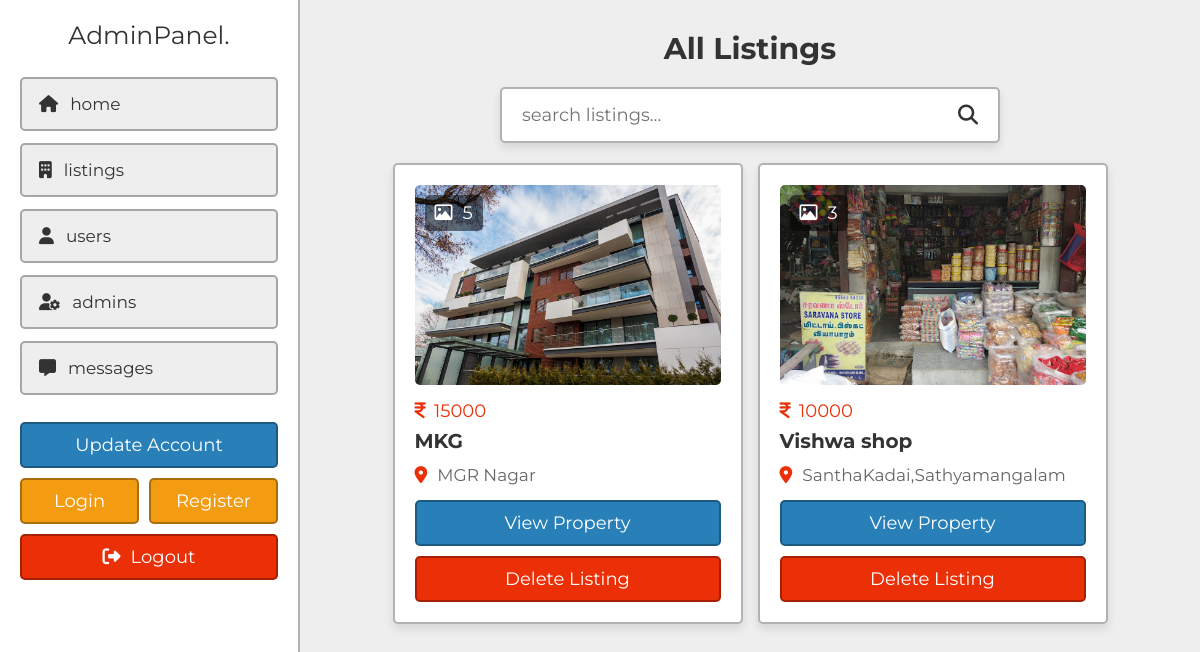
/project/admin/listings.php (signed in), run on the app's committed database.
### tables this page shows
CREATE TABLE `property` (
  `id` varchar(20) NOT NULL,
  `user_id` varchar(20) NOT NULL,
  `property_name` varchar(50) NOT NULL,
  `address` varchar(100) NOT NULL,
  `map_link` varchar(500) NOT NULL,
  `price` varchar(10) NOT NULL,
  `type` varchar(10) NOT NULL,
  `offer` varchar(10) NOT NULL,
  `status` varchar(50) NOT NULL,
  `furnished` varchar(50) NOT NULL,
  `bhk` varchar(10) NOT NULL,
  `deposite` varchar(10) NOT NULL,
  `bedroom` varchar(10) NOT NULL,
  `bathroom` varchar(10) NOT NULL,
  `balcony` varchar(10) NOT NULL,
  `carpet` varchar(10) NOT NULL,
  `age` varchar(2) NOT NULL,
  `total_floors` varchar(2) NOT NULL,
  `room_floor` varchar(2) NOT NULL,
  `loan` varchar(50) NOT NULL,
  `lift` varchar(3) NOT NULL DEFAULT 'no',
  `security_guard` varchar(3) NOT NULL DEFAULT 'no',
  `play_ground` varchar(3) NOT NULL DEFAULT 'no',
  `garden` varchar(3) NOT NULL DEFAULT 'no',
  `water_supply` varchar(3) NOT NULL DEFAULT 'no',
  `power_backup` varchar(3) NOT NULL DEFAULT 'no',
  `parking_area` varchar(3) NOT NULL DEFAULT 'no',
  `gym` varchar(3) NOT NULL DEFAULT 'no',
  `shopping_mall` varchar(3) NOT NULL DEFAULT 'no',
  `hospital` varchar(3) NOT NULL DEFAULT 'no',
  `school` varchar(3) NOT NULL DEFAULT 'no',
  `market_area` varchar(3) NOT NULL DEFAULT 'no',
  `image_01` varchar(50) NOT NULL,
  `image_02` varchar(50) NOT NULL,
  `image_03` varchar(50) NOT NULL,
  `image_04` varchar(50) NOT NULL,
  `image_05` varchar(50) NOT NULL,
  `description` varchar(1000) NOT NULL,
  `date` date NOT NULL DEFAULT current_timestamp()
);

### project/admin/listings.php (the view, shortened to what this page needs)
<?php
include '../components/connect.php';
?>
<!DOCTYPE html>
<html lang="en">
<head>
   <link rel="stylesheet" href="https://cdnjs.cloudflare.com/ajax/libs/font-awesome/6.2.0/css/all.min.css">
   <link rel="stylesheet" href="../css/admin_style.css">
</head>
<body>
<?php include '../components/admin_header.php'; ?>
<section class="listings">
   <h1 class="heading">all listings</h1>
   <form action="" method="POST" class="search-form">
      <input type="text" name="search_box" placeholder="search listings..." maxlength="100" required>
      <button type="submit" class="fas fa-search" name="search_btn"></button>
   </form>
   <div class="box-container">
   <?php
      if(isset($_POST['search_box']) OR isset($_POST['search_btn'])){
         $search_box = $_POST['search_box'];
         $search_box = filter_var($search_box, FILTER_SANITIZE_STRING);
         $select_listings = $conn->prepare("SELECT * FROM `property` WHERE property_name LIKE '%{$search_box}%' OR address LIKE '%{$search_box}%' ORDER BY date DESC");
         $select_listings->execute();
      }else{
         $select_listings = $conn->prepare("SELECT * FROM `property` ORDER BY date DESC");
         $select_listings->execute();
      }
       if($select_listings->rowCount() > 0){
         while($fetch_listing = $select_listings->fetch(PDO::FETCH_ASSOC)){
         $listing_id = $fetch_listing['id'];
         if(!empty($fetch_listing['image_02'])){
            $image_coutn_02 = 1;
         }else{
            $image_coutn_02 = 0;
         }
         if(!empty($fetch_listing['image_03'])){
            $image_coutn_03 = 1;
         }else{
            $image_coutn_03 = 0;
         }
         if(!empty($fetch_listing['image_04'])){
            $image_coutn_04 = 1;
         }else{
            $image_coutn_04 = 0;
         }
         if(!empty($fetch_listing['image_05'])){
            $image_coutn_05 = 1;
         }else{
            $image_coutn_05 = 0;
         }
         $total_images = (1 + $image_coutn_02 + $image_coutn_03 + $image_coutn_04 + $image_coutn_05);
   ?>
   <div class="box">
      <div class="thumb">
         <p><i class="far fa-image"></i><span><?= $total_images; ?></span></p>
         <img src="../uploaded_files/<?= $fetch_listing['image_01']; ?>" alt="">
      </div>
      <p class="price"><i class="fas fa-indian-rupee-sign"></i><?= $fetch_listing['price']; ?></p>
      <h3 class="name"><?= $fetch_listing['property_name']; ?></h3>
      <p class="location"><i class="fas fa-map-marker-alt"></i><?= $fetch_listing['address']; ?></p>
      <form action="" method="POST">
         <a href="view_property.php?get_id=<?= $listing_id; ?>" class="btn">view property</a>
         <input type="submit" value="delete listing" onclick="return confirm('delete this listing?');" name="delete" class="delete-btn">
      </form>
   </div>
   <?php
         }
      }elseif(isset($_POST['search_box']) OR isset($_POST['search_btn'])){
         echo '<p class="empty">no results found!</p>';
      }else{
         echo '<p class="empty">no property posted yet!</p>';
      }
   ?>
   </div>
</section>
</body>
</html>

### project/css/admin_style.css (style rules this page uses)
:root { --main-color:#2980b9; --orange:#f39c12; --red:#eb2f06; --light-color:#666; --light-bg:#eee; --white:#fff; --black:#333; --box-shadow:0 .5rem 1rem rgba(0,0,0,0.1); --border:.2rem solid rgba(0,0,0,.3); }
* { font-family: 'Montserrat', sans-serif; margin: 0; padding: 0; box-sizing: border-box; outline: none; border: none; text-decoration: none; }
html { font-size: 62.5%; overflow-x: hidden; scroll-behavior: smooth; scroll-padding-top: 5rem; }
body { background-color: var(--light-bg); padding-left: 30rem; }
section { padding: 3rem 2rem; max-width: 1200px; margin: 0 auto; }
.heading { margin-bottom: 2rem; text-align: center; text-transform: capitalize; color: var(--black); font-size: 3rem; }
.inline-btn, .inline-option-btn, .inline-delete-btn, .btn, .delete-btn, .option-btn { cursor: pointer; padding: 1rem 2.5rem; font-size: 1.8rem; color: var(--white); text-align: center; text-transform: capitalize; margin-top: 1rem; border-radius: .5rem; border: var(--border); }
.btn, .delete-btn, .option-btn { display: block; width: 100%; }
.btn { background-color: var(--main-color); }
.delete-btn { background-color: var(--red); }
.search-form { max-width: 50rem; margin: 0 auto; border-radius: .5rem; background-color: var(--white); box-shadow: var(--box-shadow); border: var(--border); padding:1.5rem 2rem; display: flex; gap: 2rem; margin-bottom: 2rem; }
.search-form input { width: 100%; font-size: 1.8rem; color: var(--black); }
.search-form button { background:none; cursor: pointer; color: var(--black); font-size: 2rem; }
.listings .box-container { display: grid; grid-template-columns: repeat(auto-fit, 35rem); align-items: flex-start; justify-content: center; gap: 1.5rem; }
.listings .box-container .box { border-radius: .5rem; background-color: var(--white); box-shadow: var(--box-shadow); border: var(--border); padding: 2rem; overflow-x: hidden; }
.listings .box-container .box .thumb { position: relative; height: 20rem; margin-bottom: 1.5rem; }
.listings .box-container .box .thumb p { position: absolute; top: 1rem; left: 1rem; background-color: rgba(0,0,0,.5); color: var(--white); border-radius: .5rem; padding:.7rem 1rem; font-size: 1.8rem; }
.listings .box-container .box .thumb p i { margin-right: 1rem }
.listings .box-container .box .thumb img { height: 100%; width: 100%; object-fit: cover; border-radius: .5rem; }
.listings .box-container .box .price { font-size: 1.8rem; color: var(--red); }
.listings .box-container .box .price i { margin-right: .8rem; }
.listings .box-container .box .name { font-size: 2rem; color: var(--black); padding: .7rem 0; text-overflow: ellipsis; }
.listings .box-container .box .location { color: var(--light-color); font-size: 1.7rem; padding: .5rem 0; text-overflow: ellipsis; }
.listings .box-container .box .location i { margin-right: 1rem; color: var(--red); }

### data on the page
property: total_images "5", image_01 (picture), price "15000", property_name "MKG", address "MGR Nagar"
property: total_images "3", image_01 (picture), price "10000", property_name "Vishwa shop", address "SanthaKadai,Sathyamangalam"
